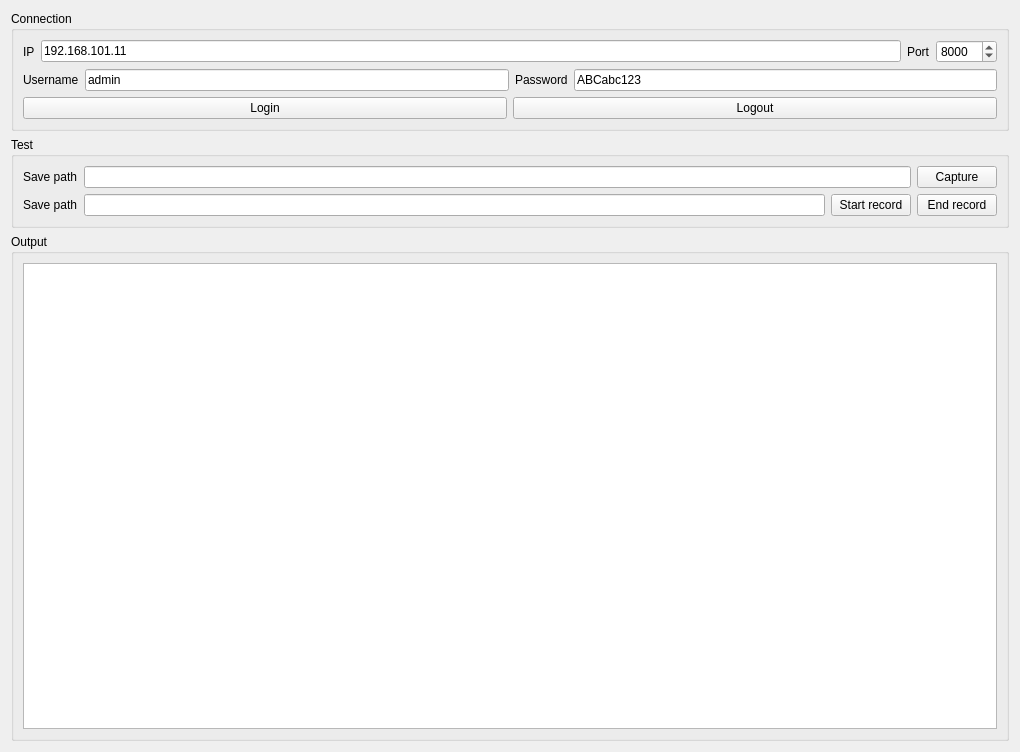
<?xml version="1.0" encoding="UTF-8"?>
<ui version="4.0">
 <class>Widget</class>
 <widget class="QWidget" name="Widget">
  <property name="geometry">
   <rect>
    <x>0</x>
    <y>0</y>
    <width>1020</width>
    <height>752</height>
   </rect>
  </property>
  <property name="windowTitle">
   <string>Widget</string>
  </property>
  <layout class="QVBoxLayout" name="verticalLayout_2">
   <item>
    <widget class="QGroupBox" name="groupBox">
     <property name="title">
      <string>Connection</string>
     </property>
     <layout class="QVBoxLayout" name="verticalLayout">
      <item>
       <layout class="QHBoxLayout" name="horizontalLayout">
        <item>
         <widget class="QLabel" name="label">
          <property name="text">
           <string>IP</string>
          </property>
         </widget>
        </item>
        <item>
         <widget class="QLineEdit" name="lineEdit_ip">
          <property name="text">
           <string>192.168.101.11</string>
          </property>
         </widget>
        </item>
        <item>
         <widget class="QLabel" name="label_2">
          <property name="text">
           <string>Port</string>
          </property>
         </widget>
        </item>
        <item>
         <widget class="QSpinBox" name="spinBox_port">
          <property name="minimum">
           <number>1</number>
          </property>
          <property name="maximum">
           <number>65535</number>
          </property>
          <property name="value">
           <number>8000</number>
          </property>
         </widget>
        </item>
       </layout>
      </item>
      <item>
       <layout class="QHBoxLayout" name="horizontalLayout_2">
        <item>
         <widget class="QLabel" name="label_3">
          <property name="text">
           <string>Username</string>
          </property>
         </widget>
        </item>
        <item>
         <widget class="QLineEdit" name="lineEdit_username">
          <property name="text">
           <string>admin</string>
          </property>
         </widget>
        </item>
        <item>
         <widget class="QLabel" name="label_4">
          <property name="text">
           <string>Password</string>
          </property>
         </widget>
        </item>
        <item>
         <widget class="QLineEdit" name="lineEdit_password">
          <property name="text">
           <string>ABCabc123</string>
          </property>
         </widget>
        </item>
       </layout>
      </item>
      <item>
       <layout class="QHBoxLayout" name="horizontalLayout_3">
        <item>
         <widget class="QPushButton" name="pushButton_connect">
          <property name="text">
           <string>Login</string>
          </property>
         </widget>
        </item>
        <item>
         <widget class="QPushButton" name="pushButton_disconnect">
          <property name="text">
           <string>Logout</string>
          </property>
         </widget>
        </item>
       </layout>
      </item>
     </layout>
    </widget>
   </item>
   <item>
    <widget class="QGroupBox" name="groupBox_2">
     <property name="title">
      <string>Test</string>
     </property>
     <layout class="QVBoxLayout" name="verticalLayout_3">
      <item>
       <layout class="QHBoxLayout" name="horizontalLayout_4">
        <item>
         <widget class="QLabel" name="label_5">
          <property name="text">
           <string>Save path</string>
          </property>
         </widget>
        </item>
        <item>
         <widget class="QLineEdit" name="lineEdit"/>
        </item>
        <item>
         <widget class="QPushButton" name="pushButton_capture">
          <property name="text">
           <string>Capture</string>
          </property>
         </widget>
        </item>
       </layout>
      </item>
      <item>
       <layout class="QHBoxLayout" name="horizontalLayout_5">
        <item>
         <widget class="QLabel" name="label_6">
          <property name="text">
           <string>Save path</string>
          </property>
         </widget>
        </item>
        <item>
         <widget class="QLineEdit" name="lineEdit_2"/>
        </item>
        <item>
         <widget class="QPushButton" name="pushButton_startRecord">
          <property name="text">
           <string>Start record</string>
          </property>
         </widget>
        </item>
        <item>
         <widget class="QPushButton" name="pushButton_endRecord">
          <property name="text">
           <string>End record</string>
          </property>
         </widget>
        </item>
       </layout>
      </item>
     </layout>
    </widget>
   </item>
   <item>
    <widget class="QGroupBox" name="groupBox_3">
     <property name="title">
      <string>Output</string>
     </property>
     <layout class="QHBoxLayout" name="horizontalLayout_6">
      <item>
       <widget class="QTextEdit" name="textEdit_output"/>
      </item>
     </layout>
    </widget>
   </item>
  </layout>
 </widget>
 <resources/>
 <connections/>
</ui>
